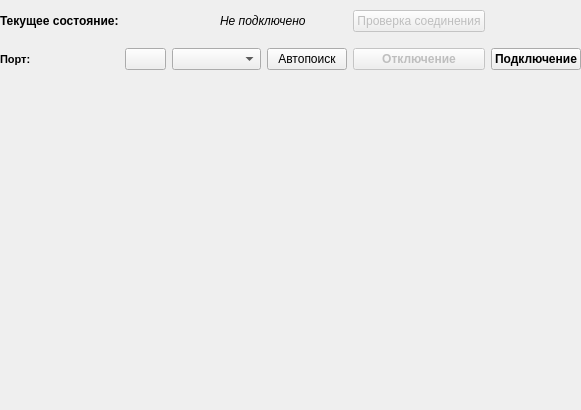
             <widget class="QWidget" name="page_5">
              <property name="geometry">
               <rect>
                <x>0</x>
                <y>0</y>
                <width>581</width>
                <height>410</height>
               </rect>
              </property>
              <attribute name="label">
               <string>Управление подключением</string>
              </attribute>
              <widget class="QWidget" name="layoutWidget">
               <property name="geometry">
                <rect>
                 <x>0</x>
                 <y>0</y>
                 <width>581</width>
                 <height>81</height>
                </rect>
               </property>
               <layout class="QGridLayout" name="gridLayout_18">
                <item row="1" column="5">
                 <widget class="QPushButton" name="PAN_disconnectPushButton">
                  <property name="enabled">
                   <bool>false</bool>
                  </property>
                  <property name="font">
                   <font>
                    <weight>75</weight>
                    <bold>true</bold>
                   </font>
                  </property>
                  <property name="text">
                   <string>Отключение</string>
                  </property>
                 </widget>
                </item>
                <item row="0" column="5">
                 <widget class="QPushButton" name="PAN_testConnectionPushButton">
                  <property name="enabled">
                   <bool>false</bool>
                  </property>
                  <property name="text">
                   <string>Проверка соединения</string>
                  </property>
                 </widget>
                </item>
                <item row="1" column="2" colspan="2">
                 <widget class="QComboBox" name="PAN_portComboBox"/>
                </item>
                <item row="0" column="3" colspan="2">
                 <widget class="QLabel" name="PAN_statusLabel">
                  <property name="font">
                   <font>
                    <italic>true</italic>
                   </font>
                  </property>
                  <property name="text">
                   <string>Не подключено</string>
                  </property>
                 </widget>
                </item>
                <item row="1" column="4">
                 <widget class="QPushButton" name="PAN_autosearchPushButton">
                  <property name="text">
                   <string>Автопоиск</string>
                  </property>
                 </widget>
                </item>
                <item row="1" column="0">
                 <widget class="QLabel" name="label_5">
                  <property name="font">
                   <font>
                    <pointsize>8</pointsize>
                    <weight>75</weight>
                    <bold>true</bold>
                   </font>
                  </property>
                  <property name="text">
                   <string>Порт:</string>
                  </property>
                 </widget>
                </item>
                <item row="1" column="1">
                 <widget class="QPushButton" name="PAN_refreshPortsPushButton">
                  <property name="text">
                   <string/>
                  </property>
                  <property name="icon">
                   <iconset>
                    <normaloff>restart-512.png</normaloff>restart-512.png</iconset>
                  </property>
                 </widget>
                </item>
                <item row="1" column="6">
                 <widget class="QPushButton" name="PAN_connectPushButton">
                  <property name="font">
                   <font>
                    <weight>75</weight>
                    <bold>true</bold>
                   </font>
                  </property>
                  <property name="text">
                   <string>Подключение</string>
                  </property>
                 </widget>
                </item>
                <item row="0" column="0">
                 <widget class="QLabel" name="label_4">
                  <property name="font">
                   <font>
                    <weight>75</weight>
                    <bold>true</bold>
                   </font>
                  </property>
                  <property name="text">
                   <string>Текущее состояние:</string>
                  </property>
                 </widget>
                </item>
               </layout>
              </widget>
             </widget>
